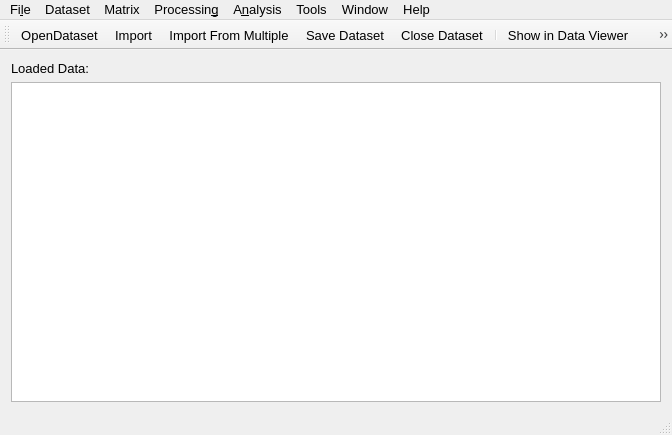
<?xml version="1.0" encoding="UTF-8"?>
<ui version="4.0">
 <class>MainWindow</class>
 <widget class="QMainWindow" name="MainWindow">
  <property name="geometry">
   <rect>
    <x>0</x>
    <y>0</y>
    <width>672</width>
    <height>435</height>
   </rect>
  </property>
  <property name="minimumSize">
   <size>
    <width>400</width>
    <height>300</height>
   </size>
  </property>
  <property name="font">
   <font>
    <pointsize>10</pointsize>
   </font>
  </property>
  <property name="windowTitle">
   <string>Vespucci</string>
  </property>
  <property name="windowIcon">
   <iconset>
    <normaloff>vespuccilogo.svg</normaloff>vespuccilogo.svg</iconset>
  </property>
  <widget class="QWidget" name="centralWidget">
   <layout class="QVBoxLayout" name="verticalLayout">
    <item>
     <widget class="QLabel" name="label">
      <property name="text">
       <string>Loaded Data:</string>
      </property>
     </widget>
    </item>
    <item>
     <widget class="QTreeView" name="datasetTreeView"/>
    </item>
   </layout>
  </widget>
  <widget class="QMenuBar" name="menuBar">
   <property name="geometry">
    <rect>
     <x>0</x>
     <y>0</y>
     <width>672</width>
     <height>22</height>
    </rect>
   </property>
   <widget class="QMenu" name="menuFile">
    <property name="title">
     <string>Fi&amp;le</string>
    </property>
    <addaction name="actionImport_Dataset_from_File"/>
    <addaction name="actionImport_From_Multiple_Point_Spectra"/>
    <addaction name="actionImport_Dataset_from_Multiple_Files"/>
    <addaction name="separator"/>
    <addaction name="actionImport_Data_Into_Dataset"/>
    <addaction name="separator"/>
    <addaction name="actionSave_Selected_Matrix"/>
    <addaction name="actionBatch_File_Conversion"/>
    <addaction name="separator"/>
    <addaction name="separator"/>
    <addaction name="actionExit"/>
   </widget>
   <widget class="QMenu" name="menuHelp">
    <property name="title">
     <string>Help</string>
    </property>
    <addaction name="actionDocumentation"/>
    <addaction name="separator"/>
    <addaction name="actionAbout_Vespucci"/>
    <addaction name="actionCiting_Vespucci"/>
   </widget>
   <widget class="QMenu" name="menuData">
    <property name="title">
     <string>Dataset</string>
    </property>
    <addaction name="actionUndo"/>
    <addaction name="separator"/>
    <addaction name="actionDelete_Map"/>
    <addaction name="separator"/>
    <addaction name="actionNew_Composite_Dataset"/>
    <addaction name="actionNew_Dataset_from_Object"/>
    <addaction name="separator"/>
    <addaction name="actionSave_Log_File"/>
    <addaction name="actionClose_Dataset"/>
   </widget>
   <widget class="QMenu" name="menuMap">
    <property name="title">
     <string>A&amp;nalysis</string>
    </property>
    <widget class="QMenu" name="menuNew_Multivariate_Map">
     <property name="enabled">
      <bool>true</bool>
     </property>
     <property name="title">
      <string>&amp;Multivariate Analysis</string>
     </property>
     <addaction name="actionPrincipal_Components_Analysis"/>
     <addaction name="actionPartial_Least_Squares"/>
     <addaction name="actionVertex_Components"/>
     <addaction name="actionK_Means_Clustering"/>
     <addaction name="actionClassical_Least_Squares"/>
    </widget>
    <widget class="QMenu" name="menuPeak_Detection">
     <property name="title">
      <string>&amp;Peak Detection</string>
     </property>
     <addaction name="actionDetect_Peaks"/>
     <addaction name="actionCalculate_Peak_Populations"/>
    </widget>
    <widget class="QMenu" name="menuUnivariate_Analysis">
     <property name="title">
      <string>&amp;Univariate Analysis...</string>
     </property>
     <addaction name="actionNew_Univariate_Map"/>
     <addaction name="actionNew_Band_Ratio_Map"/>
    </widget>
    <widget class="QMenu" name="menuBetween_Datasets">
     <property name="title">
      <string>Between Datasets</string>
     </property>
     <addaction name="actionT_Test"/>
     <addaction name="actionANOVA"/>
    </widget>
    <addaction name="menuUnivariate_Analysis"/>
    <addaction name="menuNew_Multivariate_Map"/>
    <addaction name="menuPeak_Detection"/>
    <addaction name="menuBetween_Datasets"/>
   </widget>
   <widget class="QMenu" name="menuTools">
    <property name="title">
     <string>Tools</string>
    </property>
    <addaction name="actionSettings"/>
    <addaction name="actionSet_Global_Color_Scale"/>
   </widget>
   <widget class="QMenu" name="menuProcessing">
    <property name="title">
     <string>Processin&amp;g</string>
    </property>
    <addaction name="actionFilter_Derivatize"/>
    <addaction name="actionNormalize_Standardize"/>
    <addaction name="actionSubtract_Background"/>
    <addaction name="actionCorrect_Baseline"/>
    <addaction name="actionCrop"/>
    <addaction name="actionReject_Clipped_Spectra"/>
    <addaction name="actionBooleanize_Clamp"/>
    <addaction name="actionRemove_Vectors_of_Zeros"/>
    <addaction name="actionTransform_Abscissa"/>
    <addaction name="actionInterpolate_to_New_Abscissa"/>
    <addaction name="actionFourierTransform"/>
   </widget>
   <widget class="QMenu" name="menuObject">
    <property name="title">
     <string>Matrix</string>
    </property>
    <addaction name="actionShow_in_Data_Viewer"/>
    <addaction name="actionMapResult"/>
    <addaction name="actionPlotResult"/>
    <addaction name="actionView_Statistics"/>
    <addaction name="actionCalibrate"/>
    <addaction name="actionTransform"/>
   </widget>
   <widget class="QMenu" name="menuWindow">
    <property name="title">
     <string>Window</string>
    </property>
    <addaction name="actionPlot_Viewer"/>
    <addaction name="actionData_Viewer"/>
    <addaction name="actionStatistics_Viewer"/>
    <addaction name="actionSpectrum_Editor"/>
    <addaction name="actionPython_Shell"/>
    <addaction name="actionMacro_Editor"/>
   </widget>
   <addaction name="menuFile"/>
   <addaction name="menuData"/>
   <addaction name="menuObject"/>
   <addaction name="menuProcessing"/>
   <addaction name="menuMap"/>
   <addaction name="menuTools"/>
   <addaction name="menuWindow"/>
   <addaction name="menuHelp"/>
  </widget>
  <widget class="QStatusBar" name="statusBar"/>
  <widget class="QToolBar" name="toolBar">
   <property name="windowTitle">
    <string>toolBar</string>
   </property>
   <property name="iconSize">
    <size>
     <width>24</width>
     <height>24</height>
    </size>
   </property>
   <attribute name="toolBarArea">
    <enum>TopToolBarArea</enum>
   </attribute>
   <attribute name="toolBarBreak">
    <bool>false</bool>
   </attribute>
   <addaction name="actionOpenDataset"/>
   <addaction name="actionImport_Dataset_from_File"/>
   <addaction name="actionImport_From_Multiple_Point_Spectra"/>
   <addaction name="actionSaveDataset"/>
   <addaction name="actionClose_Dataset"/>
   <addaction name="separator"/>
   <addaction name="actionShow_in_Data_Viewer"/>
   <addaction name="actionPlotResult"/>
   <addaction name="actionMapResult"/>
   <addaction name="actionView_Statistics"/>
  </widget>
  <action name="actionExit">
   <property name="text">
    <string>&amp;Exit</string>
   </property>
  </action>
  <action name="actionImport_Dataset_from_File">
   <property name="icon">
    <iconset resource="../resources.qrc">
     <normaloff>:/icons/toolbar_icons/import.svg</normaloff>:/icons/toolbar_icons/import.svg</iconset>
   </property>
   <property name="text">
    <string>&amp;Import Dataset from File</string>
   </property>
   <property name="iconText">
    <string>Import</string>
   </property>
   <property name="toolTip">
    <string>Import a hyperspectral dataset from a text or instrument file</string>
   </property>
  </action>
  <action name="actionDocumentation">
   <property name="enabled">
    <bool>true</bool>
   </property>
   <property name="text">
    <string>&amp;Vespucci Webpage</string>
   </property>
  </action>
  <action name="actionAbout_Vespucci">
   <property name="enabled">
    <bool>true</bool>
   </property>
   <property name="text">
    <string>&amp;About Vespucci</string>
   </property>
  </action>
  <action name="actionNew_Univariate_Map">
   <property name="text">
    <string>&amp;Univariate</string>
   </property>
  </action>
  <action name="actionNew_Band_Ratio_Map">
   <property name="enabled">
    <bool>true</bool>
   </property>
   <property name="text">
    <string>&amp;Band Ratio</string>
   </property>
  </action>
  <action name="actionCiting_Vespucci">
   <property name="text">
    <string>&amp;Citing Vespucci</string>
   </property>
  </action>
  <action name="actionPrincipal_Components_Analysis">
   <property name="text">
    <string>&amp;Principal Components</string>
   </property>
  </action>
  <action name="actionPartial_Least_Squares">
   <property name="enabled">
    <bool>true</bool>
   </property>
   <property name="text">
    <string>Partial &amp;Least Squares</string>
   </property>
  </action>
  <action name="actionVertex_Components">
   <property name="enabled">
    <bool>true</bool>
   </property>
   <property name="text">
    <string>&amp;Vertex Components</string>
   </property>
  </action>
  <action name="actionFilter_Derivatize">
   <property name="text">
    <string>&amp;Filter/Derivatize</string>
   </property>
  </action>
  <action name="actionNormalize_Standardize">
   <property name="text">
    <string>&amp;Normalize/Standardize</string>
   </property>
  </action>
  <action name="actionSubtract_Background">
   <property name="text">
    <string>&amp;Subtract Background</string>
   </property>
  </action>
  <action name="actionCorrect_Baseline">
   <property name="enabled">
    <bool>true</bool>
   </property>
   <property name="text">
    <string>&amp;Correct Baseline</string>
   </property>
  </action>
  <action name="actionSpectra">
   <property name="text">
    <string>&amp;Spectra</string>
   </property>
  </action>
  <action name="actionSpectral_Abscissa">
   <property name="text">
    <string>S&amp;pectral Abscissa</string>
   </property>
   <property name="toolTip">
    <string>Spectral Abscissa</string>
   </property>
  </action>
  <action name="actionAll_Data">
   <property name="text">
    <string>All &amp;Data</string>
   </property>
  </action>
  <action name="actionAverage_Spectra">
   <property name="text">
    <string>&amp;Average Spectra</string>
   </property>
  </action>
  <action name="actionAverage_Spectra_with_Abscissa">
   <property name="text">
    <string>Average Spectra (&amp;with Abscissa)</string>
   </property>
   <property name="toolTip">
    <string>Average Spectra (with Abscissa)</string>
   </property>
  </action>
  <action name="actionClose_Dataset">
   <property name="icon">
    <iconset>
     <normaloff>../toolbar_icons/close.svg</normaloff>../toolbar_icons/close.svg</iconset>
   </property>
   <property name="text">
    <string>C&amp;lose Dataset</string>
   </property>
  </action>
  <action name="actionCrop">
   <property name="text">
    <string>Cro&amp;p</string>
   </property>
  </action>
  <action name="actionView_Dataset_Elements">
   <property name="text">
    <string>V&amp;iew Dataset Elements</string>
   </property>
  </action>
  <action name="actionSet_Global_Color_Scale">
   <property name="text">
    <string>&amp;Set Global Color Scale...</string>
   </property>
  </action>
  <action name="actionK_Means_Clustering">
   <property name="text">
    <string>&amp;K-Means Clustering</string>
   </property>
  </action>
  <action name="actionUndo">
   <property name="text">
    <string>&amp;Undo/Redo</string>
   </property>
  </action>
  <action name="actionCreate_Plot">
   <property name="text">
    <string>&amp;Create Plot</string>
   </property>
  </action>
  <action name="actionDelete_Map">
   <property name="text">
    <string>Delete Object</string>
   </property>
  </action>
  <action name="actionNew_Composite_Dataset">
   <property name="text">
    <string>&amp;New Composite Dataset</string>
   </property>
  </action>
  <action name="actionReject_Clipped_Spectra">
   <property name="text">
    <string>&amp;Reject Spectra by Threshold</string>
   </property>
  </action>
  <action name="actionSpectra_as_Columns">
   <property name="text">
    <string>Spectra (as Columns)</string>
   </property>
  </action>
  <action name="actionView_Edit_Spectra">
   <property name="text">
    <string>&amp;View/Remove Spectra</string>
   </property>
  </action>
  <action name="actionBooleanize_Clamp">
   <property name="text">
    <string>&amp;Booleanize/Clamp</string>
   </property>
  </action>
  <action name="actionRemove_Vectors_of_Zeros">
   <property name="text">
    <string>Remove &amp;Vectors of Zeros</string>
   </property>
  </action>
  <action name="actionRun_script">
   <property name="enabled">
    <bool>false</bool>
   </property>
   <property name="text">
    <string>Run Macro</string>
   </property>
  </action>
  <action name="actionDetect_Peaks">
   <property name="text">
    <string>&amp;Detect Peaks...</string>
   </property>
  </action>
  <action name="actionCalculate_Peak_Populations">
   <property name="text">
    <string>&amp;Calculate Peak Populations</string>
   </property>
  </action>
  <action name="actionImport_From_Multiple_Point_Spectra">
   <property name="icon">
    <iconset resource="../resources.qrc">
     <normaloff>:/icons/toolbar_icons/import_multiple.svg</normaloff>:/icons/toolbar_icons/import_multiple.svg</iconset>
   </property>
   <property name="text">
    <string>Import &amp;From Multiple Point Spectra</string>
   </property>
   <property name="iconText">
    <string>Import From Multiple</string>
   </property>
   <property name="toolTip">
    <string>Create a new dataset by importing multiple files representing single points</string>
   </property>
  </action>
  <action name="actionTransform_Abscissa">
   <property name="text">
    <string>&amp;Transform Abscissa</string>
   </property>
  </action>
  <action name="actionInterpolate_to_New_Abscissa">
   <property name="text">
    <string>&amp;Interpolate to New Abscissa</string>
   </property>
  </action>
  <action name="actionFourierTransform">
   <property name="text">
    <string>F&amp;ourier Transform</string>
   </property>
  </action>
  <action name="actionBatch_File_Conversion">
   <property name="text">
    <string>&amp;Batch File Conversion</string>
   </property>
  </action>
  <action name="actionClassical_Least_Squares">
   <property name="text">
    <string>&amp;Classical Least Squares</string>
   </property>
  </action>
  <action name="actionBand_Ratio">
   <property name="text">
    <string>Band Ratio</string>
   </property>
  </action>
  <action name="actionSettings">
   <property name="text">
    <string>&amp;Settings</string>
   </property>
  </action>
  <action name="actionSave_Log_File">
   <property name="text">
    <string>&amp;Save Log File</string>
   </property>
  </action>
  <action name="actionImport_Dataset_from_Multiple_Files">
   <property name="enabled">
    <bool>true</bool>
   </property>
   <property name="text">
    <string>Import Dataset from Multiple Files</string>
   </property>
   <property name="toolTip">
    <string>Import a dataset from a CSV file containing paths to files, concatenating spatially based on relative positions of file names in the CSV file.</string>
   </property>
  </action>
  <action name="actionPlotResult">
   <property name="icon">
    <iconset resource="../resources.qrc">
     <normaloff>:/icons/toolbar_icons/plot.svg</normaloff>:/icons/toolbar_icons/plot.svg</iconset>
   </property>
   <property name="text">
    <string>Create Plot</string>
   </property>
   <property name="toolTip">
    <string>Plot the currently selected analysis result</string>
   </property>
  </action>
  <action name="actionMapResult">
   <property name="icon">
    <iconset resource="../resources.qrc">
     <normaloff>:/icons/toolbar_icons/map.svg</normaloff>:/icons/toolbar_icons/map.svg</iconset>
   </property>
   <property name="text">
    <string>Create Color Map</string>
   </property>
   <property name="toolTip">
    <string>Create a color map of the currently selected analysis result</string>
   </property>
  </action>
  <action name="actionOpenDataset">
   <property name="icon">
    <iconset resource="../resources.qrc">
     <normaloff>:/icons/toolbar_icons/open.svg</normaloff>:/icons/toolbar_icons/open.svg</iconset>
   </property>
   <property name="text">
    <string>OpenDataset</string>
   </property>
   <property name="toolTip">
    <string>Open a dataset previously saved from Vespucci</string>
   </property>
  </action>
  <action name="actionSaveDataset">
   <property name="icon">
    <iconset resource="../resources.qrc">
     <normaloff>:/icons/toolbar_icons/save.svg</normaloff>:/icons/toolbar_icons/save.svg</iconset>
   </property>
   <property name="text">
    <string>Save Dataset</string>
   </property>
   <property name="toolTip">
    <string>Save the current dataset</string>
   </property>
  </action>
  <action name="actionImport_Data_Into_Dataset">
   <property name="text">
    <string>Import Data Into Dataset</string>
   </property>
   <property name="toolTip">
    <string>Add data from an external source into the selected dataset</string>
   </property>
  </action>
  <action name="actionView_Statistics">
   <property name="icon">
    <iconset resource="../resources.qrc">
     <normaloff>:/icons/toolbar_icons/stats.svg</normaloff>:/icons/toolbar_icons/stats.svg</iconset>
   </property>
   <property name="text">
    <string>View Statistics</string>
   </property>
   <property name="toolTip">
    <string>View statistics, calculate confidence intervals, view histogram</string>
   </property>
  </action>
  <action name="actionShow_in_Data_Viewer">
   <property name="icon">
    <iconset resource="../resources.qrc">
     <normaloff>:/icons/toolbar_icons/table.svg</normaloff>:/icons/toolbar_icons/table.svg</iconset>
   </property>
   <property name="text">
    <string>Show in Data Viewer</string>
   </property>
  </action>
  <action name="actionPython_Shell">
   <property name="checkable">
    <bool>true</bool>
   </property>
   <property name="enabled">
    <bool>false</bool>
   </property>
   <property name="text">
    <string>Python Shell</string>
   </property>
  </action>
  <action name="actionMacro_Editor">
   <property name="checkable">
    <bool>true</bool>
   </property>
   <property name="enabled">
    <bool>false</bool>
   </property>
   <property name="text">
    <string>Macro Editor</string>
   </property>
  </action>
  <action name="actionCalibrate">
   <property name="text">
    <string>Calibrate...</string>
   </property>
  </action>
  <action name="actionNew_Dataset_from_Object">
   <property name="text">
    <string>New Dataset from Matrix</string>
   </property>
  </action>
  <action name="actionTransform">
   <property name="text">
    <string>Transform...</string>
   </property>
  </action>
  <action name="actionANOVA">
   <property name="enabled">
    <bool>false</bool>
   </property>
   <property name="text">
    <string>ANOVA...</string>
   </property>
  </action>
  <action name="actionT_Test">
   <property name="enabled">
    <bool>false</bool>
   </property>
   <property name="text">
    <string>t-Test...</string>
   </property>
  </action>
  <action name="actionPlot_Viewer">
   <property name="checkable">
    <bool>true</bool>
   </property>
   <property name="text">
    <string>Plot Viewer</string>
   </property>
  </action>
  <action name="actionData_Viewer">
   <property name="checkable">
    <bool>true</bool>
   </property>
   <property name="text">
    <string>Data Viewer</string>
   </property>
  </action>
  <action name="actionSpectrum_Editor">
   <property name="checkable">
    <bool>true</bool>
   </property>
   <property name="text">
    <string>Spectrum Editor</string>
   </property>
  </action>
  <action name="actionStatistics_Viewer">
   <property name="checkable">
    <bool>true</bool>
   </property>
   <property name="text">
    <string>Statistics Viewer</string>
   </property>
  </action>
  <action name="actionSave_Selected_Matrix">
   <property name="text">
    <string>Save Selected Matrix</string>
   </property>
  </action>
 </widget>
 <layoutdefault spacing="6" margin="11"/>
 <resources>
  <include location="../resources.qrc"/>
 </resources>
 <connections/>
</ui>
